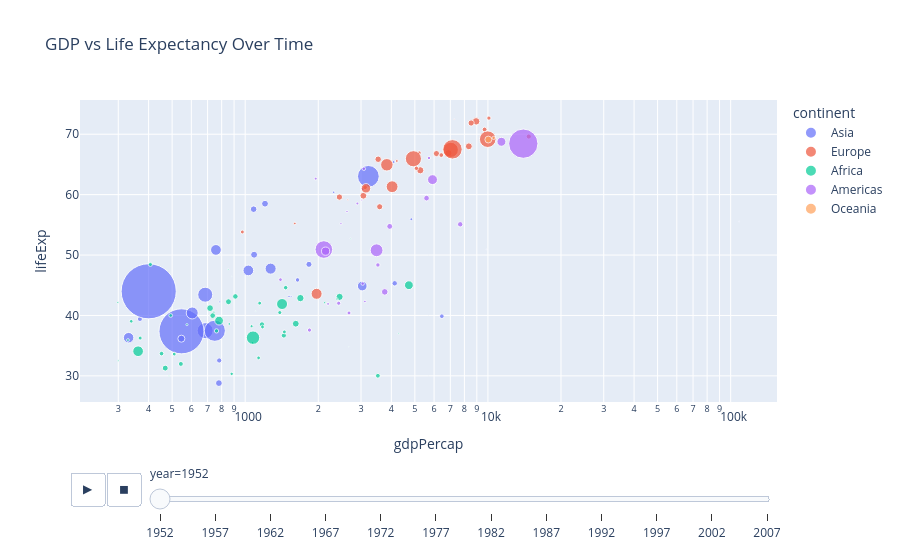

Source (notebook cell):
### Markdown cell above
---
## 📝 Task 8 — Interactive Charts with Plotly Express

### Background
Plotly Express (imported as `px`) creates fully interactive charts in one or two lines. Charts support hover info, zoom, and filtering by legend clicks out of the box.

### 🎯 Your Task
Use the **built-in `gapminder` dataset** (`px.data.gapminder()`) to create:

**Part A — Animated Scatter Plot:**  
Plot `gdpPercap` (x, log scale) vs `lifeExp` (y), with:
- Bubble size = `pop`
- Color = `continent`
- Animation frame = `year`
- Title: "GDP vs Life Expectancy Over Time"

**Part B — Bar Chart (2007 snapshot):**  
Filter for `year == 2007` and `continent == 'Asia'`. Plot a bar chart of `country` vs `lifeExp`, sorted descending. Title: "Life Expectancy in Asia (2007)".

> 💡 **Hint for Part A:** `px.scatter(..., animation_frame='year', log_x=True, size='pop', size_max=60)`  
> 💡 **Hint for Part B:** Use `df.sort_values('lifeExp', ascending=False)` before plotting.

### Code cell
import plotly.express as px

gapminder = px.data.gapminder()

# YOUR CODE HERE — Part A: Animated scatter plot
fig = px.scatter(gapminder,
                 x="gdpPercap",
                 y="lifeExp",
                 size="pop",
                 color="continent",
                 animation_frame="year",
                 log_x=True,
                 size_max=60,
                 title="GDP vs Life Expectancy Over Time")
fig.show()

### Figure 1 — Plotly figure (JSON) as saved in the notebook; plotly's stock layout.template omitted (floating-point values rounded to 4 significant figures)
{"data": [{"hovertemplate": "continent=Asia<br>year=1952<br>gdpPercap=%{x}<br>lifeExp=%{y}<br>pop=%{marker.size}<extra></extra>", "legendgroup": "Asia", "marker": {"color": "#636efa", "size": [8425333, 120447, 46886859, 4693836, 556263527, 2125900, 372000000, 82052000, 17272000, 5441766, 1620914, 86459025, 607914, 8865488, 20947571, 160000, 1439529, 6748378, 800663, 20092996, 9182536, 507833, 41346560, 22438691, 4005677, 1127000, 7982342, 3661549, 8550362, 21289402, 26246839, 1030585, 4963829], "sizemode": "area", "sizeref": 366300.0, "symbol": "circle"}, "mode": "markers", "name": "Asia", "orientation": "v", "showlegend": true, "type": "scatter", "x": [779.4, 9867.0, 684.2, 368.5, 400.4, 3054.0, 546.6, 749.7, 3035.0, 4130.0, 4087.0, 3217.0, 1547.0, 1088.0, 1031.0, 108400.0, 4835.0, 1831.0, 786.6, 331.0, 545.9, 1828.0, 684.6, 1273.0, 6460.0, 2315.0, 1084.0, 1643.0, 1207.0, 757.8, 605.1, 1516.0, 781.7], "xaxis": "x", "y": [28.8, 50.94, 37.48, 39.42, 44.0, 60.96, 37.37, 37.47, 44.87, 45.32, 65.39, 63.03, 43.16, 50.06, 47.45, 55.56, 55.93, 48.46, 42.24, 36.32, 36.16, 37.58, 43.44, 47.75, 39.88, 60.4, 57.59, 45.88, 58.5, 50.85, 40.41, 43.16, 32.55], "yaxis": "y"}, {"hovertemplate": "continent=Europe<br>year=1952<br>gdpPercap=%{x}<br>lifeExp=%{y}<br>pop=%{marker.size}<extra></extra>", "legendgroup": "Europe", "marker": {"color": "#EF553B", "size": [1282697, 6927772, 8730405, 2791000, 7274900, 3882229, 9125183, 4334000, 4090500, 42459667, 69145952, 7733250, 9504000, 147962, 2952156, 47666000, 413834, 10381988, 3327728, 25730551, 8526050, 16630000, 6860147, 3558137, 1489518, 28549870, 7124673, 4815000, 22235677, 50430000], "sizemode": "area", "sizeref": 366300.0, "symbol": "circle"}, "mode": "markers", "name": "Europe", "orientation": "v", "showlegend": true, "type": "scatter", "x": [1601.0, 6137.0, 8343.0, 973.5, 2444.0, 3119.0, 6876.0, 9692.0, 6425.0, 7030.0, 7144.0, 3531.0, 5264.0, 7268.0, 5210.0, 4931.0, 2648.0, 8942.0, 10100.0, 4029.0, 3068.0, 3145.0, 3581.0, 5075.0, 4215.0, 3834.0, 8528.0, 14730.0, 1969.0, 9980.0], "xaxis": "x", "y": [55.23, 66.8, 68.0, 53.82, 59.6, 61.21, 66.87, 70.78, 66.55, 67.41, 67.5, 65.86, 64.03, 72.49, 66.91, 65.94, 59.16, 72.13, 72.67, 61.31, 59.82, 61.05, 58.0, 64.36, 65.57, 64.94, 71.86, 69.62, 43.59, 69.18], "yaxis": "y"}, {"hovertemplate": "continent=Africa<br>year=1952<br>gdpPercap=%{x}<br>lifeExp=%{y}<br>pop=%{marker.size}<extra></extra>", "legendgroup": "Africa", "marker": {"color": "#00cc96", "size": [9279525, 4232095, 1738315, 442308, 4469979, 2445618, 5009067, 1291695, 2682462, 153936, 14100005, 854885, 2977019, 63149, 22223309, 216964, 1438760, 20860941, 420702, 284320, 5581001, 2664249, 580653, 6464046, 748747, 863308, 1019729, 4762912, 2917802, 3838168, 1022556, 516556, 9939217, 6446316, 485831, 3379468, 33119096, 257700, 2534927, 60011, 2755589, 2143249, 2526994, 14264935, 8504667, 290243, 8322925, 1219113, 3647735, 5824797, 2672000, 3080907], "sizemode": "area", "sizeref": 366300.0, "symbol": "circle"}, "mode": "markers", "name": "Africa", "orientation": "v", "showlegend": true, "type": "scatter", "x": [2449.0, 3521.0, 1063.0, 851.2, 543.3, 339.3, 1173.0, 1071.0, 1179.0, 1103.0, 780.5, 2126.0, 1389.0, 2670.0, 1419.0, 375.6, 328.9, 362.1, 4293.0, 485.2, 911.3, 510.2, 299.9, 853.5, 298.8, 575.6, 2388.0, 1443.0, 369.2, 452.3, 743.1, 1968.0, 1688.0, 468.5, 2424.0, 761.9, 1077.0, 2719.0, 493.3, 879.6, 1450.0, 879.8, 1136.0, 4725.0, 1616.0, 1148.0, 716.7, 859.8, 1468.0, 734.8, 1147.0, 406.9], "xaxis": "x", "y": [43.08, 30.02, 38.22, 47.62, 31.98, 39.03, 38.52, 35.46, 38.09, 40.72, 39.14, 42.11, 40.48, 34.81, 41.89, 34.48, 35.93, 34.08, 37.0, 30.0, 43.15, 33.61, 32.5, 42.27, 42.14, 38.48, 42.72, 36.68, 36.26, 33.69, 40.54, 50.99, 42.87, 31.29, 41.73, 37.44, 36.32, 52.72, 40.0, 46.47, 37.28, 30.33, 32.98, 45.01, 38.63, 41.41, 41.22, 38.6, 44.6, 39.98, 42.04, 48.45], "yaxis": "y"}, {"hovertemplate": "continent=Americas<br>year=1952<br>gdpPercap=%{x}<br>lifeExp=%{y}<br>pop=%{marker.size}<extra></extra>", "legendgroup": "Americas", "marker": {"color": "#ab63fa", "size": [17876956, 2883315, 56602560, 14785584, 6377619, 12350771, 926317, 6007797, 2491346, 3548753, 2042865, 3146381, 3201488, 1517453, 1426095, 30144317, 1165790, 940080, 1555876, 8025700, 2227000, 662850, 157553000, 2252965, 5439568], "sizemode": "area", "sizeref": 366300.0, "symbol": "circle"}, "mode": "markers", "name": "Americas", "orientation": "v", "showlegend": true, "type": "scatter", "x": [5911.0, 2677.0, 2109.0, 11370.0, 3940.0, 2144.0, 2627.0, 5587.0, 1398.0, 3522.0, 3048.0, 2428.0, 1840.0, 2195.0, 2899.0, 3478.0, 3112.0, 2480.0, 1952.0, 3759.0, 3082.0, 3023.0, 13990.0, 5717.0, 7690.0], "xaxis": "x", "y": [62.48, 40.41, 50.92, 68.75, 54.74, 50.64, 57.21, 59.42, 45.93, 48.36, 45.26, 42.02, 37.58, 41.91, 58.53, 50.79, 42.31, 55.19, 62.65, 43.9, 64.28, 59.1, 68.44, 66.07, 55.09], "yaxis": "y"}, {"hovertemplate": "continent=Oceania<br>year=1952<br>gdpPercap=%{x}<br>lifeExp=%{y}<br>pop=%{marker.size}<extra></extra>", "legendgroup": "Oceania", "marker": {"color": "#FFA15A", "size": [8691212, 1994794], "sizemode": "area", "sizeref": 366300.0, "symbol": "circle"}, "mode": "markers", "name": "Oceania", "orientation": "v", "showlegend": true, "type": "scatter", "x": [10040.0, 10560.0], "xaxis": "x", "y": [69.12, 69.39], "yaxis": "y"}], "layout": {"legend": {"itemsizing": "constant", "title": {"text": "continent"}, "tracegroupgap": 0}, "sliders": [{"active": 0, "currentvalue": {"prefix": "year="}, "len": 0.9, "pad": {"b": 10, "t": 60}, "steps": [{"args": [["1952"], {"frame": {"duration": 0, "redraw": false}, "fromcurrent": true, "mode": "immediate", "transition": {"duration": 0, "easing": "linear"}}], "label": "1952", "method": "animate"}, {"args": [["1957"], {"frame": {"duration": 0, "redraw": false}, "fromcurrent": true, "mode": "immediate", "transition": {"duration": 0, "easing": "linear"}}], "label": "1957", "method": "animate"}, {"args": [["1962"], {"frame": {"duration": 0, "redraw": false}, "fromcurrent": true, "mode": "immediate", "transition": {"duration": 0, "easing": "linear"}}], "label": "1962", "method": "animate"}, {"args": [["1967"], {"frame": {"duration": 0, "redraw": false}, "fromcurrent": true, "mode": "immediate", "transition": {"duration": 0, "easing": "linear"}}], "label": "1967", "method": "animate"}, {"args": [["1972"], {"frame": {"duration": 0, "redraw": false}, "fromcurrent": true, "mode": "immediate", "transition": {"duration": 0, "easing": "linear"}}], "label": "1972", "method": "animate"}, {"args": [["1977"], {"frame": {"duration": 0, "redraw": false}, "fromcurrent": true, "mode": "immediate", "transition": {"duration": 0, "easing": "linear"}}], "label": "1977", "method": "animate"}, {"args": [["1982"], {"frame": {"duration": 0, "redraw": false}, "fromcurrent": true, "mode": "immediate", "transition": {"duration": 0, "easing": "linear"}}], "label": "1982", "method": "animate"}, {"args": [["1987"], {"frame": {"duration": 0, "redraw": false}, "fromcurrent": true, "mode": "immediate", "transition": {"duration": 0, "easing": "linear"}}], "label": "1987", "method": "animate"}, {"args": [["1992"], {"frame": {"duration": 0, "redraw": false}, "fromcurrent": true, "mode": "immediate", "transition": {"duration": 0, "easing": "linear"}}], "label": "1992", "method": "animate"}, {"args": [["1997"], {"frame": {"duration": 0, "redraw": false}, "fromcurrent": true, "mode": "immediate", "transition": {"duration": 0, "easing": "linear"}}], "label": "1997", "method": "animate"}, {"args": [["2002"], {"frame": {"duration": 0, "redraw": false}, "fromcurrent": true, "mode": "immediate", "transition": {"duration": 0, "easing": "linear"}}], "label": "2002", "method": "animate"}, {"args": [["2007"], {"frame": {"duration": 0, "redraw": false}, "fromcurrent": true, "mode": "immediate", "transition": {"duration": 0, "easing": "linear"}}], "label": "2007", "method": "animate"}], "x": 0.1, "xanchor": "left", "y": 0, "yanchor": "top"}], "title": {"text": "GDP vs Life Expectancy Over Time"}, "updatemenus": [{"buttons": [{"args": [null, {"frame": {"duration": 500, "redraw": false}, "fromcurrent": true, "mode": "immediate", "transition": {"duration": 500, "easing": "linear"}}], "label": "&#9654;", "method": "animate"}, {"args": [[null], {"frame": {"duration": 0, "redraw": false}, "fromcurrent": true, "mode": "immediate", "transition": {"duration": 0, "easing": "linear"}}], "label": "&#9724;", "method": "animate"}], "direction": "left", "pad": {"r": 10, "t": 70}, "showactive": false, "type": "buttons", "x": 0.1, "xanchor": "right", "y": 0, "yanchor": "top"}], "xaxis": {"anchor": "y", "domain": [0, 1], "title": {"text": "gdpPercap"}, "type": "log"}, "yaxis": {"anchor": "x", "domain": [0, 1], "title": {"text": "lifeExp"}}}}
